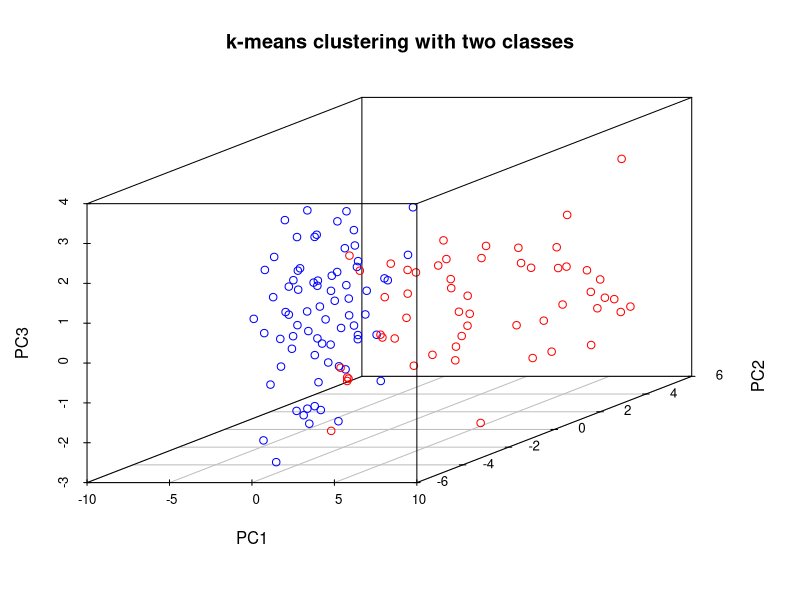
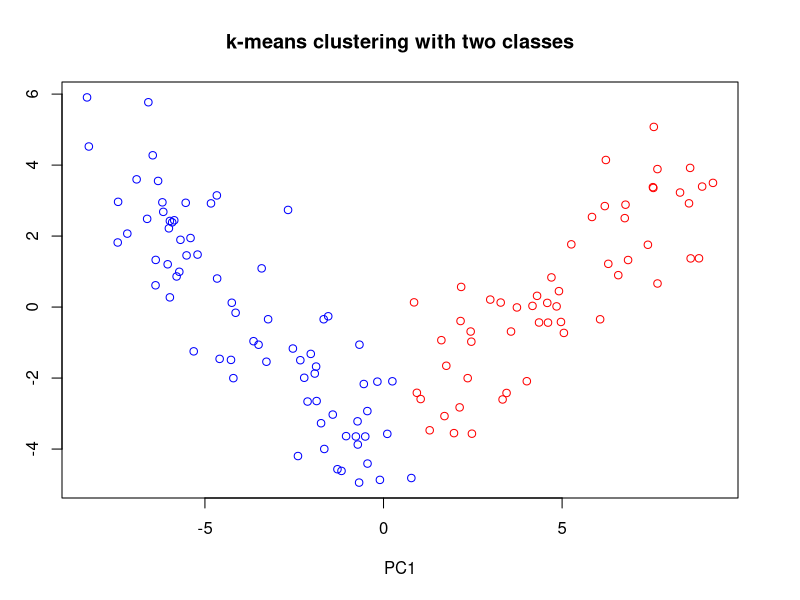

Write R code to recreate these figures, in order.
#### STAT 239 HOMEWORK 4 DATA ANALYSIS 3 ####

#### K-MEANS CLUSTERING ####
library(scatterplot3d)

set.seed(42)
train = read.table("test.txt", header = T)
X = model.matrix(y~., data = train)
Y = train$y - 1

km.model = kmeans(X, 2, nstart = 50)
c = km.model$cluster - 1
colors = ifelse(c, "red", "blue")

# 3d plot of first three principal components for visualization
pcr.model = prcomp(X, retx = TRUE)
summary(pcr.model)
PC1 = pcr.model$x[,"PC1"]
PC2 = pcr.model$x[,"PC2"]
PC3 = pcr.model$x[,"PC3"]

scatterplot3d(PC1, PC2, PC3, color = colors, main = "k-means clustering with two classes")
plot(x=PC1, y=PC2,  ylab = "PC2", col = colors, main = "k-means clustering with two classes")

# let's find out if the clusters correspond to the y values
km.err = sum(Y != c) # 7! pretty impressive


#### HIERARCHICAL CLUSTERING ####
